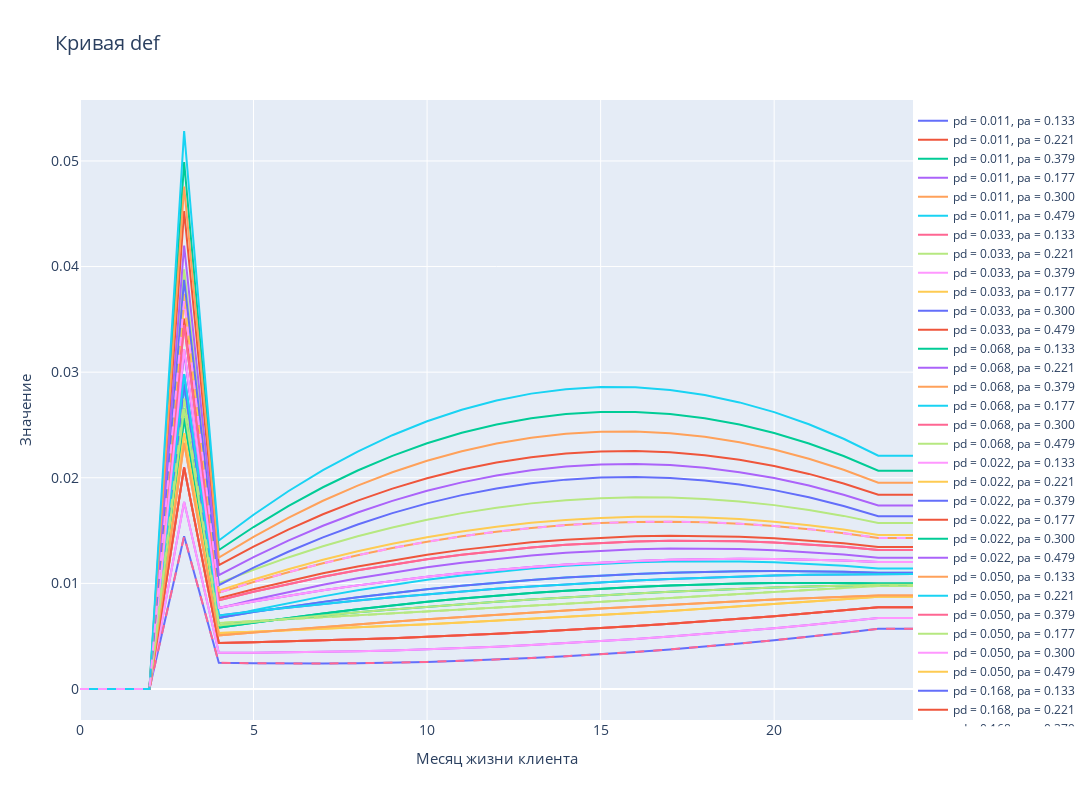

Notebook code cell kept with this figure:
### Code cell
md1 = 'pd'
name_cv = 'def'
av0_1 = df[f'{md1}0'].mean()
av1_1 = df[f'{md1}1'].mean()
av2_1 = df[f'{md1}2'].mean()
span0_1_1 = av0_1 + (av1_1-av0_1)/2
span1_2_1 = av1_1 + (av2_1-av1_1)/2
span2_1 = av2_1 + 0.1
md2 = 'pa'
av0_2 = df[f'{md2}0'].mean()
av1_2 = df[f'{md2}1'].mean()
av2_2 = df[f'{md2}2'].mean()
span0_1_2 = av0_2 + (av1_2-av0_2)/2
span1_2_2 = av1_2 + (av2_2-av1_2)/2
span2_2 = av2_2 + 0.1
plot_curves_withPdPa(df, [av0_1, av1_1, av2_1, span0_1_1, span1_2_1, span2_1], [av0_2, av1_2, av2_2, span0_1_2, span1_2_2, span2_2], name=name_cv)
